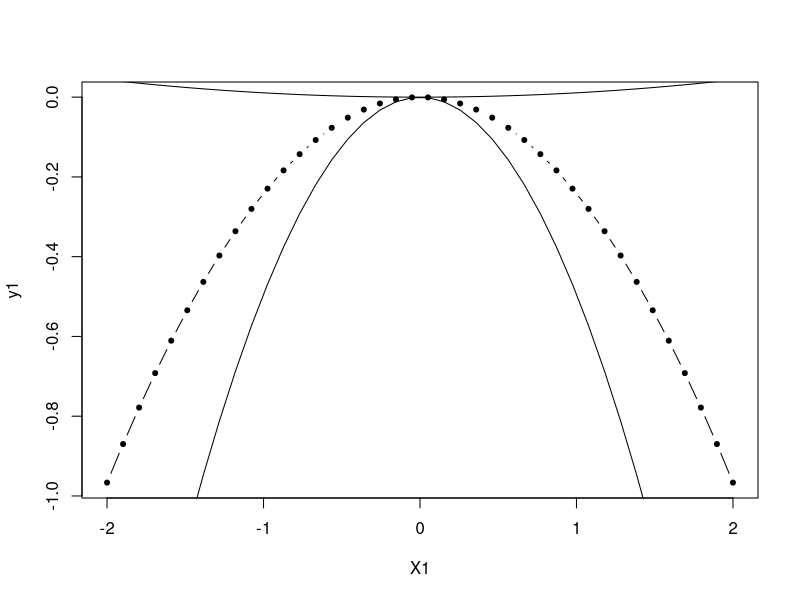
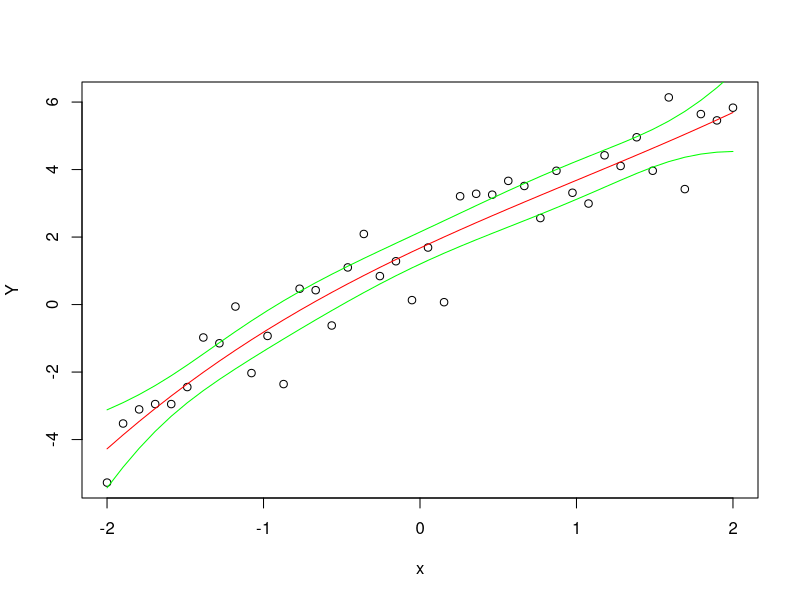

The R script that drew these images, in order:
N=40
x=seq(-2,2,length=N)
deg=3
X1=x
X2=x^2
X3=x^3
X=cbind(1,X1,X2,X3)
p=ncol(X)
library(MASS)
beta <- c(1.3965,1.9407,-0.1215,0.1535)
eps=rnorm(N,0,1)
Y=X%*%beta+eps
betaHat=ginv(t(X)%*%X)%*%t(X)%*%Y
cov=solve(t(X)%*%X)
var_y1=diag(X2%*%t(X2)*cov[3,3])
y1=betaHat[3]*X2
plot(X1,y1,pch=20,type='b')
lines(X1,y1-2*sqrt(var_y1),pch=20)
lines(X1,y1+2*sqrt(var_y1),pch=20)
yHat=X%*%betaHat
sigma2=(1/(N-p))*sum((Y-yHat)^2)
varY=diag(X%*%ginv(t(X)%*%X)%*%t(X))
yHat_min=yHat-2*sqrt(varY)
yHat_max=yHat+2*sqrt(varY)
plot(x,Y,type='p')
points(x,yHat,type='l',col='red')
points(x,yHat_min,type='l',col='green')
points(x,yHat_max,type='l',col='green')
